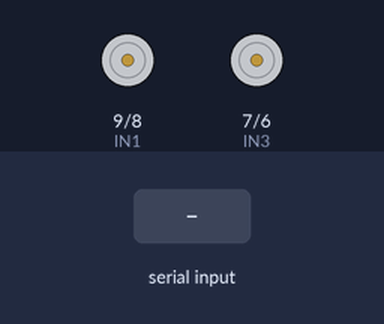
The sketch below on a simulated Arduino Mega 2560, built with avr-gcc and run on an emulated ATmega2560. Parts: motor-driver pin pairs drawn as motors (green arrow = first pin HIGH = forward, orange = second pin HIGH = backward, longer = more drive, scaled by the enable pin). The test bench sets the inputs (shaded band).

Above: at 1.2 s.
1.3 s: "G" received over Serial
At 1.6 s:
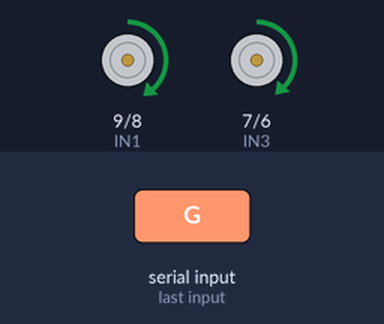
2.8 s: "H" received over Serial
At 3.9 s:
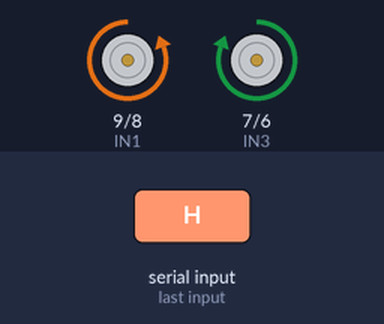
4.3 s: "J" received over Serial
At 5.1 s:
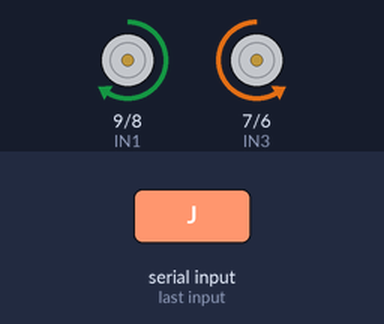
5.8 s: "K" received over Serial
At 6.2 s:
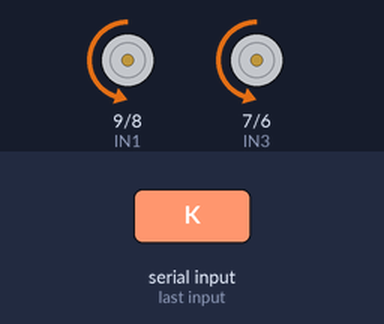
Timing chart, 0 to 8.3 s (numbered marks = the images above; inputs shaded):
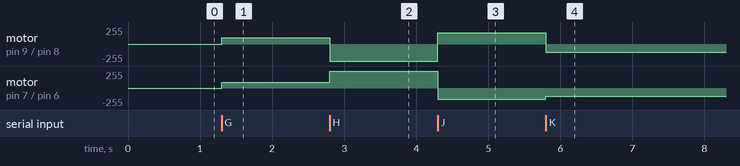

The sketch:

Motores.ino
```cpp
/////////////////////////////////////////////////////////
///// CONTROL MOTORES CARRITO EXPLORADOR - PUENTE H /////
/////////////////////////////////////////////////////////

// Motor 1
int ENA = 10;
int IN1 = 9;
int IN2 = 8;

// Motor 2
int ENB = 5;
int IN3 = 7;
int IN4 = 6;

// Control
char Motor_1 = 0;

void setup () {

  // PINES DE SALIDA - Puente H
  pinMode (ENA, OUTPUT);
  pinMode (ENB, OUTPUT);
  pinMode (IN1, OUTPUT);
  pinMode (IN2, OUTPUT);
  pinMode (IN3, OUTPUT);
  pinMode (IN4, OUTPUT);

  // PINES DE ENTRADA - Control por Software  //   I   -   Parar
  pinMode (Motor_1, INPUT);                   //   G   -   Avanzar
                                              //   H   -   Izquierda
                                              //   J   -   Derecha
  Serial.begin(9600);
  Serial1.begin(9600);

}

void loop () {

  if (Serial.available()){
    Motor_1 = Serial.read();
    if ( Motor_1 == 'I' )  {Parar (); }
    if ( Motor_1 == 'G' )  {Avanzar ();}
    if ( Motor_1 == 'H' )  {Izquierda (); }
    if ( Motor_1 == 'J' )  {Derecha (); }
    if ( Motor_1 == 'K' )  Atras ();
  }

}

void Avanzar () {

  //Direccion motor A
  digitalWrite (IN1, HIGH);
  digitalWrite (IN2, LOW);
  analogWrite (ENA, 95); //Velocidad motor A

  //Direccion motor B
  digitalWrite (IN3, HIGH);
  digitalWrite (IN4, LOW);
  analogWrite (ENB, 90); //Velocidad motor B

}

void Atras () {

  //Direccion motor A
  digitalWrite (IN1, LOW);
  digitalWrite (IN2, HIGH);
  analogWrite (ENA, 120); //Velocidad motor A

  //Direccion motor B
  digitalWrite (IN3, LOW);
  digitalWrite (IN4, HIGH);
  analogWrite (ENB, 120); //Velocidad motor B

}

void Derecha () {

  //Direccion motor A
  digitalWrite (IN1, HIGH);
  digitalWrite (IN2, LOW);
  analogWrite (ENA, 170); //Velocidad motor A

  //Direccion motor B
  digitalWrite (IN3, LOW);
  digitalWrite (IN4, HIGH);
  analogWrite (ENB, 170); //Velocidad motor B

}

void Izquierda () {

  //Direccion motor A
  digitalWrite (IN1, LOW);
  digitalWrite (IN2, HIGH);
  analogWrite (ENA, 255); //Velocidad motor A

  //Direccion motor B
  digitalWrite (IN3, HIGH);
  digitalWrite (IN4, LOW);
  analogWrite (ENB, 255); //Velocidad motor B
}


void Parar () {

  //Direccion motor A
  digitalWrite (IN1, LOW);
  digitalWrite (IN2, LOW);
  analogWrite (ENA, 0);   //Velocidad motor A

  //Direccion motor B
  digitalWrite (IN3, LOW);
  digitalWrite (IN4, LOW);
  analogWrite (ENB, 0);   //Velocidad motor B

}
```

Measured:
- after the input at 1.3 s, motor on pin 9 (IN1) / pin 8 (IN2): stopped → forward 95/255 at once; motor on pin 7 (IN3) / pin 6 (IN4): stopped → forward 90/255 at once
- after the input at 2.8 s, motor on pin 9 (IN1) / pin 8 (IN2): forward 95/255 → backward 255/255 at once; motor on pin 7 (IN3) / pin 6 (IN4): forward 90/255 → forward 255/255 at once
- after the input at 4.3 s, motor on pin 9 (IN1) / pin 8 (IN2): backward 255/255 → forward 170/255 at once; motor on pin 7 (IN3) / pin 6 (IN4): forward 255/255 → backward 170/255 at once
- after the input at 5.8 s, motor on pin 9 (IN1) / pin 8 (IN2): forward 170/255 → backward 120/255 at once; motor on pin 7 (IN3) / pin 6 (IN4): backward 170/255 → backward 120/255 at once
